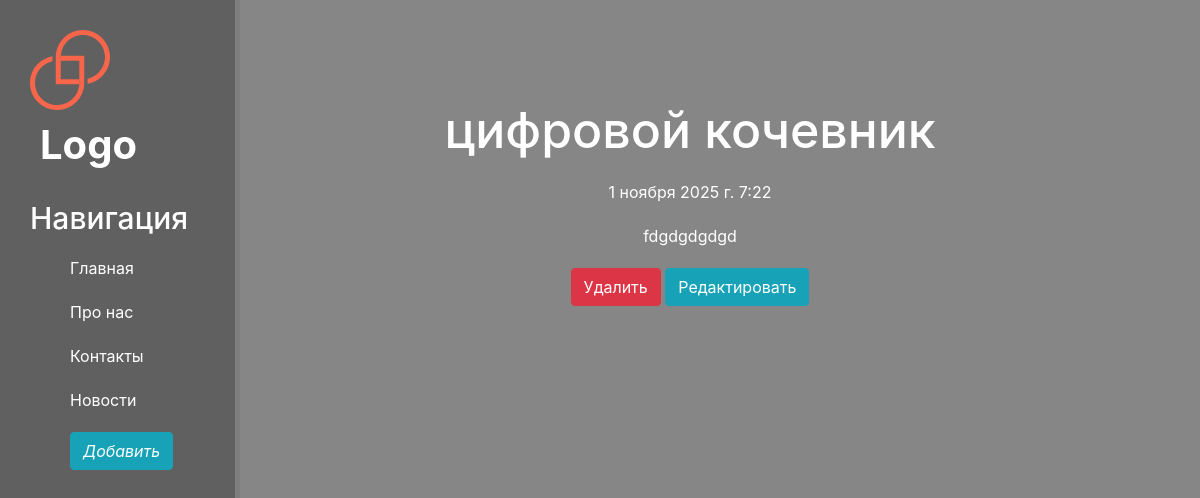
The page /news/2 on the database its author committed.
### news/models.py (models this page shows, shortened)
class Articles(models.Model):
    title = models.CharField('Название', max_length=50)
    anons = models.CharField('Анонс', max_length=250)
    full_text = models.TextField('Статья')
    date = models.DateTimeField('Дата публикации')
    class Meta:
        verbose_name = 'Новость'
        verbose_name_plural = 'Новости'

### news/views.py (the view)
# urls.py: path('<int:pk>', views.NewsDetailView.as_view(), name='news_detail'),
class NewsDetailView(DetailView):
    model = Articles
    template_name = 'news/details_view.html'
    context_object_name = 'article'

### news/templates/news/details_view.html (shortened to what this page needs)
{% extends 'main/layout.html' %}
{% block content %}
    <div class="features">
        <h1>{{ article.title }}</h1>
        <p>{{ article.date }}</p>
        <p>{{ article.full_text }}</p>
        <a href="{% url 'news_delete' article.id %}" class="btn btn-danger">Удалить</a>
        <a href="{% url 'news_update' article.id %}" class="btn btn-info">Редактировать</a>
    </div>
{% endblock %}

### main/static/main/css/main.css (style rules this page uses)
body { background: #868686; }
main .features { float: left; color: #ffffff; margin-top: 100px; text-align: center; width: 75%; }
main .features h1 { font-size: 50px; }
main .features p { max-width: 400px; margin: 20px auto; }

### rows shown on the page
Articles: title "цифровой кочевник", date "1 ноября 2025 г. 7:22", full_text "fdgdgdgdgd"
